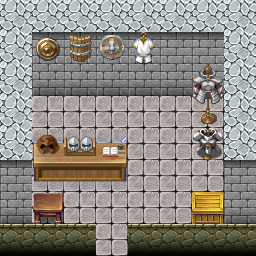

Rendered tile map (Tiled .tmx) drawn with the repository's tilesets; below, a short description and the map source with its tile grids summarised:
An orthogonal 8x8 tile map with 32x32 px tiles, 3 tile layers (Ground, Objects, Above), 1 hidden layer not drawn, 8 tilesets and 2 objects (mapchange, spawn).

<map version="1.0" orientation="orthogonal" width="8" height="8" tilewidth="32" tileheight="32">
    <tileset firstgid="1" name="map_12" tilewidth="32" tileheight="32">
        <image source="../drawable/map_12.png" />
    </tileset>
    <tileset firstgid="65" name="map_7" tilewidth="32" tileheight="32">
        <image source="../drawable/map_7.png" />
    </tileset>
    <tileset firstgid="129" name="map_5" tilewidth="32" tileheight="32">
        <image source="../drawable/map_5.png" />
    </tileset>
    <tileset firstgid="193" name="map_20" tilewidth="32" tileheight="32">
        <image source="../drawable/map_20.png" />
    </tileset>
    <tileset firstgid="257" name="map_22" tilewidth="32" tileheight="32">
        <image source="../drawable/map_22.png" />
    </tileset>
    <tileset firstgid="321" name="map_11" tilewidth="32" tileheight="32">
        <image source="../drawable/map_11.png" />
    </tileset>
    <tileset firstgid="385" name="map_17" tilewidth="32" tileheight="32">
        <image source="../drawable/map_17.png" />
    </tileset>
    <tileset firstgid="449" name="map_2" tilewidth="32" tileheight="32">
        <image source="../drawable/map_2.png" />
    </tileset>
    <layer name="Ground" width="8" height="8">
        <data>[64 cells, 64 non-empty, 5 distinct tile ids]</data>
    </layer>
    <layer name="Objects" width="8" height="8">
        <data>[64 cells, 12 non-empty, 12 distinct tile ids]</data>
    </layer>
    <layer name="Above" width="8" height="8">
        <data>[64 cells, 6 non-empty, 6 distinct tile ids]</data>
    </layer>
    <layer name="Walkable" width="8" height="8" visible="0">
        <data>[64 cells, 49 non-empty, 1 distinct tile ids]</data>
    </layer>
    <objectgroup name="Mapevents">
        <object name="entrance" type="mapchange" x="96" y="224" width="32" height="32">
            <properties>
                <property name="map" value="brimhaven4" />
                <property name="place" value="brimhaven_armor1" />
            </properties>
        </object>
    </objectgroup>
    <objectgroup name="Spawn">
        <object name="thelry" type="spawn" x="32" y="96" width="160" height="96">
            <properties>
                <property name="spawngroup" value="thelry" />
            </properties>
        </object>
    </objectgroup>
    <objectgroup name="Keys" />
    <objectgroup name="Replace" />
</map>
